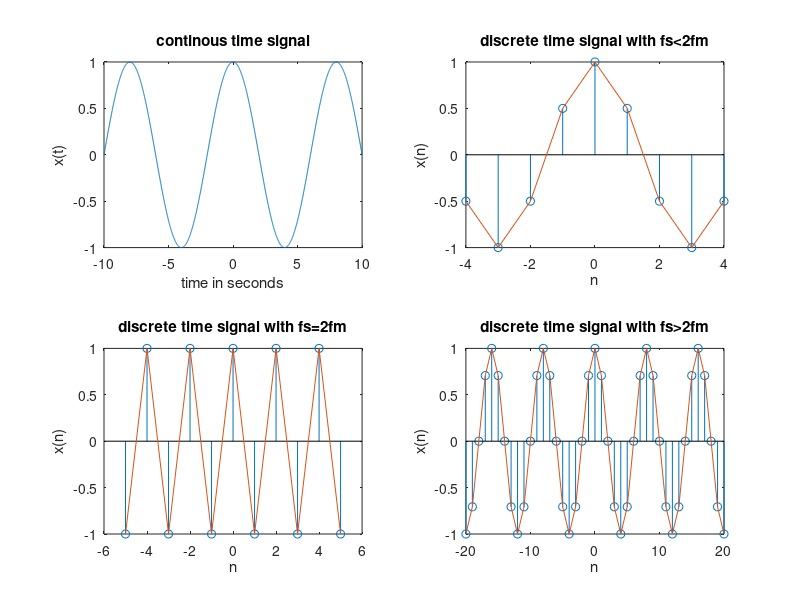

The MATLAB source for this figure:
% B44 Vishal Tikle
clc;
close all;
clear all;
t= -10:0.01:10;
T=8;
fm=1/T;
x=cos(2*pi*fm*t);
fs1=1.2*fm;
fs2=2*fm;
fs3=8*fm;

n1=-4:1:4;
xn1=cos(2*pi*n1*fm/fs1);
subplot(2,2,1)
plot(t,x);
xlabel('time in seconds');
ylabel('x(t)');
title('continous time signal');
subplot(2,2,2)
stem(n1,xn1);
hold on;
plot(n1,xn1);
xlabel('n');
ylabel('x(n)');
title('discrete time signal with fs<2fm');

n2=-5:1:5;
xn2=cos(2*pi*n2*fm/fs2);
subplot(2,2,3)
stem(n2,xn2);
hold on;
plot(n2,xn2);
xlabel('n');
ylabel('x(n)');
title('discrete time signal with fs=2fm');

n3=-20:1:20;
xn3=cos(2*pi*n3*fm/fs3);
subplot(2,2,4)
stem(n3,xn3);
hold on;
plot(n3,xn3);
xlabel('n');
ylabel('x(n)');
title('discrete time signal with fs>2fm')
